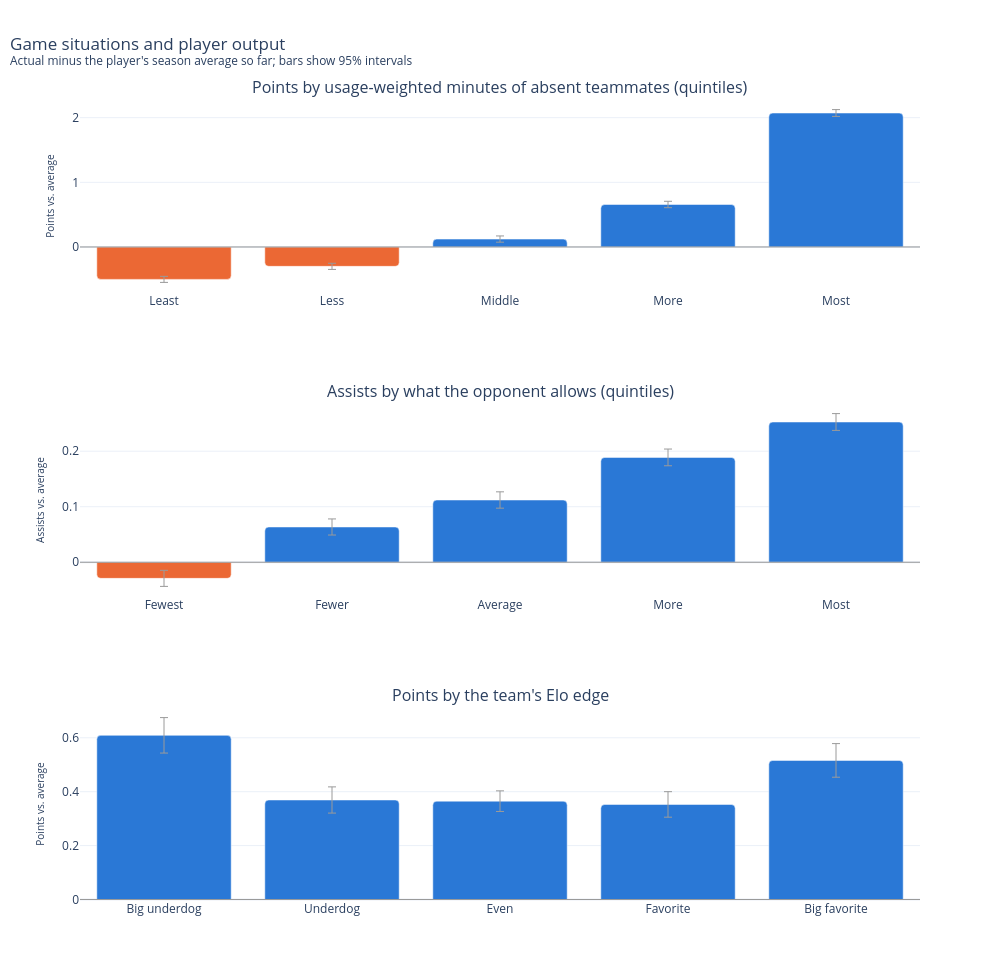

This figure's notebook cell:
### Markdown cell above
## Game situations

### Code cell
panels = {
    "Points by usage-weighted minutes of absent teammates (quintiles)": (
        "pts", pd.qcut(preds["missing_usg_mp"], 5,
                       labels=["Least", "Less", "Middle", "More", "Most"])),
    "Assists by what the opponent allows (quintiles)": (
        "ast", pd.qcut(preds["opp_allows_ast"], 5,
                       labels=["Fewest", "Fewer", "Average", "More", "Most"])),
    "Points by the team's Elo edge": (
        "pts", pd.cut(preds["elo_edge"], [-1000, -200, -75, 75, 200, 1000],
                      labels=["Big underdog", "Underdog", "Even", "Favorite",
                              "Big favorite"])),
}
plot_residual_by(preds, panels).show()

### Figure 1 — Plotly figure (JSON) as saved in the notebook; plotly's stock layout.template omitted (floating-point values rounded to 4 significant figures)
{"data": [{"customdata": [56227, 56214, 56217, 56221, 56212], "error_y": {"array": [0.04675, 0.04738, 0.04815, 0.04938, 0.05284], "color": "#9a9a9a", "thickness": 1, "type": "data"}, "hovertemplate": "<b>%{x}</b><br>Points %{y:+.2f} vs. season average (%{customdata:,} player-games)<extra></extra>", "marker": {"color": ["#eb6834", "#eb6834", "#2a78d6", "#2a78d6", "#2a78d6"], "cornerradius": 4}, "showlegend": false, "type": "bar", "x": ["Least", "Less", "Middle", "More", "Most"], "xaxis": "x", "y": [-0.5013, -0.2999, 0.1222, 0.6572, 2.072], "yaxis": "y"}, {"customdata": [56222, 56220, 56221, 56210, 56218], "error_y": {"array": [0.01445, 0.01449, 0.01471, 0.01505, 0.01515], "color": "#9a9a9a", "thickness": 1, "type": "data"}, "hovertemplate": "<b>%{x}</b><br>Assists %{y:+.2f} vs. season average (%{customdata:,} player-games)<extra></extra>", "marker": {"color": ["#eb6834", "#2a78d6", "#2a78d6", "#2a78d6", "#2a78d6"], "cornerradius": 4}, "showlegend": false, "type": "bar", "x": ["Fewest", "Fewer", "Average", "More", "Most"], "xaxis": "x2", "y": [-0.02898, 0.06355, 0.1121, 0.1888, 0.2525], "yaxis": "y2"}, {"customdata": [32751, 59759, 93605, 60802, 34174], "error_y": {"array": [0.06581, 0.04861, 0.0383, 0.04735, 0.06237], "color": "#9a9a9a", "thickness": 1, "type": "data"}, "hovertemplate": "<b>%{x}</b><br>Points %{y:+.2f} vs. season average (%{customdata:,} player-games)<extra></extra>", "marker": {"color": ["#2a78d6", "#2a78d6", "#2a78d6", "#2a78d6", "#2a78d6"], "cornerradius": 4}, "showlegend": false, "type": "bar", "x": ["Big underdog", "Underdog", "Even", "Favorite", "Big favorite"], "xaxis": "x3", "y": [0.6091, 0.3693, 0.3648, 0.3527, 0.5161], "yaxis": "y3"}], "layout": {"annotations": [{"font": {"size": 16}, "showarrow": false, "text": "Points by usage-weighted minutes of absent teammates (quintiles)", "x": 0.5, "xanchor": "center", "xref": "paper", "y": 1.0, "yanchor": "bottom", "yref": "paper"}, {"font": {"size": 16}, "showarrow": false, "text": "Assists by what the opponent allows (quintiles)", "x": 0.5, "xanchor": "center", "xref": "paper", "y": 0.62, "yanchor": "bottom", "yref": "paper"}, {"font": {"size": 16}, "showarrow": false, "text": "Points by the team's Elo edge", "x": 0.5, "xanchor": "center", "xref": "paper", "y": 0.24, "yanchor": "bottom", "yref": "paper"}], "height": 980, "hoverlabel": {"bgcolor": "white"}, "shapes": [{"line": {"color": "#9a9a9a", "width": 1}, "type": "line", "x0": 0, "x1": 1, "xref": "x domain", "y0": 0, "y1": 0, "yref": "y"}, {"line": {"color": "#9a9a9a", "width": 1}, "type": "line", "x0": 0, "x1": 1, "xref": "x2 domain", "y0": 0, "y1": 0, "yref": "y2"}, {"line": {"color": "#9a9a9a", "width": 1}, "type": "line", "x0": 0, "x1": 1, "xref": "x3 domain", "y0": 0, "y1": 0, "yref": "y3"}], "title": {"text": "Game situations and player output<br><sup>Actual minus the player's season average so far; bars show 95% intervals</sup>", "x": 0.01}, "width": 1000, "xaxis": {"anchor": "y", "domain": [0.0, 1.0]}, "xaxis2": {"anchor": "y2", "domain": [0.0, 1.0]}, "xaxis3": {"anchor": "y3", "domain": [0.0, 1.0]}, "yaxis": {"anchor": "x", "domain": [0.76, 1.0], "title": {"font": {"size": 10}, "text": "Points vs. average"}}, "yaxis2": {"anchor": "x2", "domain": [0.38, 0.62], "title": {"font": {"size": 10}, "text": "Assists vs. average"}}, "yaxis3": {"anchor": "x3", "domain": [0.0, 0.24], "title": {"font": {"size": 10}, "text": "Points vs. average"}}}}
